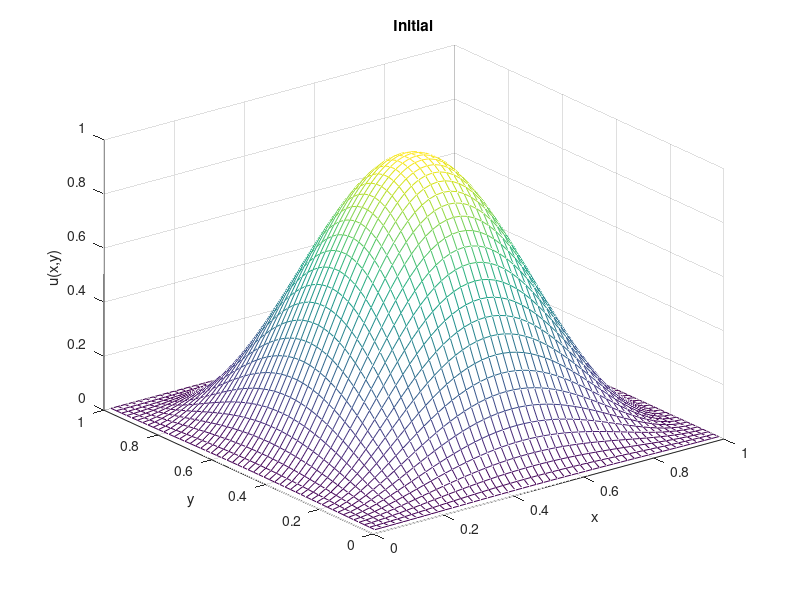

This figure's MATLAB source: (Note: this script raises an error after producing the figure.)
clear all
close all

% 2D ADR with homogeneous Dirichlet/Neumann b.c.

nx = 50;
ny = 51;

delta = 0.05;
alpha = -0.8;

mref = 5000;

mrange = 100:10:200;

T = 0.6;

g = @(u) 1./(1+u.^2);

x = linspace(0,1,nx+1).';
x = x(2:nx+1);
y = linspace(0,1,ny+1).';
y = y(2:ny+1);

hx = 1/nx;
hy = 1/ny;

Pe = max(abs(alpha)*[hx,hy]/(2*delta))

[X,Y] = ndgrid(x,y);

Ix = speye(nx);
Iy = speye(ny);

D1x = spdiags(ones(nx,1)*[-1,0,1]/(2*hx),-1:1,nx,nx);
D1x(nx,nx-1) = 0;
D2x = spdiags(ones(nx,1)*[1,-2,1]/(hx^2),-1:1,nx,nx);
D2x(nx,nx-1) = 2/(hx^2);
D1y = spdiags(ones(ny,1)*[-1,0,1]/(2*hy),-1:1,ny,ny);
D1y(ny,ny-1) = 0;
D2y = spdiags(ones(ny,1)*[1,-2,1]/(hy^2),-1:1,ny,ny);
D2y(ny,ny-1) = 2/(hy^2);

A = delta*D2x + alpha*D1x;
B = delta*D2y + alpha*D1y;

K = kron(Iy,A) + kron(B,Ix);

%[V,D] = eig(full(A));
%cond(V)
%pause

U0 = 256*(X.*(1-X).*Y.*(1-Y)).^2;

figure;
mesh(X,Y,U0)
title('Initial')
xlabel('x'); ylabel('y'); zlabel('u(x,y)')
drawnow

uref = leuler_mat(U0,T/mref,mref,A,B,g);
normref = norm(uref(:),inf);

figure;
mesh(X,Y,reshape(uref,nx,ny));
title('Final')
xlabel('x'); ylabel('y'); zlabel('u(x,y)')
drawnow

counter = 0;
for m = mrange
  counter = counter + 1;
  m
  tau = T/m;
  u_lev = leuler_vec(U0(:),tau,m,K,g);
  err_lev(counter) = norm(uref(:)-u_lev,inf);
  u_lem = leuler_mat(U0,tau,m,full(A),full(B),g);
  err_lem(counter) = norm(uref(:)-u_lem(:),inf);
  u_eev = expeuler_vec(U0(:),tau,m,K,g);
  err_eev(counter) = norm(uref(:)-u_eev,inf);
  u_eems = expeuler_mat_syl(U0,tau,m,full(A),full(B),g);
  err_eems(counter) = norm(uref(:)-u_eems(:),inf);
  u_eemsp = expeuler_mat_split(U0,tau,m,full(A),full(B),g);
  err_eemsp(counter) = norm(uref(:)-u_eemsp(:),inf);

end

figure;
loglog(mrange,err_lev,'xb',mrange,err_lev(end)*(mrange/mrange(end)).^(-1),'--k')
hold on
loglog(mrange,err_lem,'sm',mrange,err_lem(end)*(mrange/mrange(end)).^(-1),'--k')
loglog(mrange,err_eev,'or',mrange,err_eev(end)*(mrange/mrange(end)).^(-1),'--k')
loglog(mrange,err_eems,'+g',mrange,err_eems(end)*(mrange/mrange(end)).^(-1),'--k')
loglog(mrange,err_eemsp,'*c',mrange,err_eemsp(end)*(mrange/mrange(end)).^(-1),'--k')
drawnow
